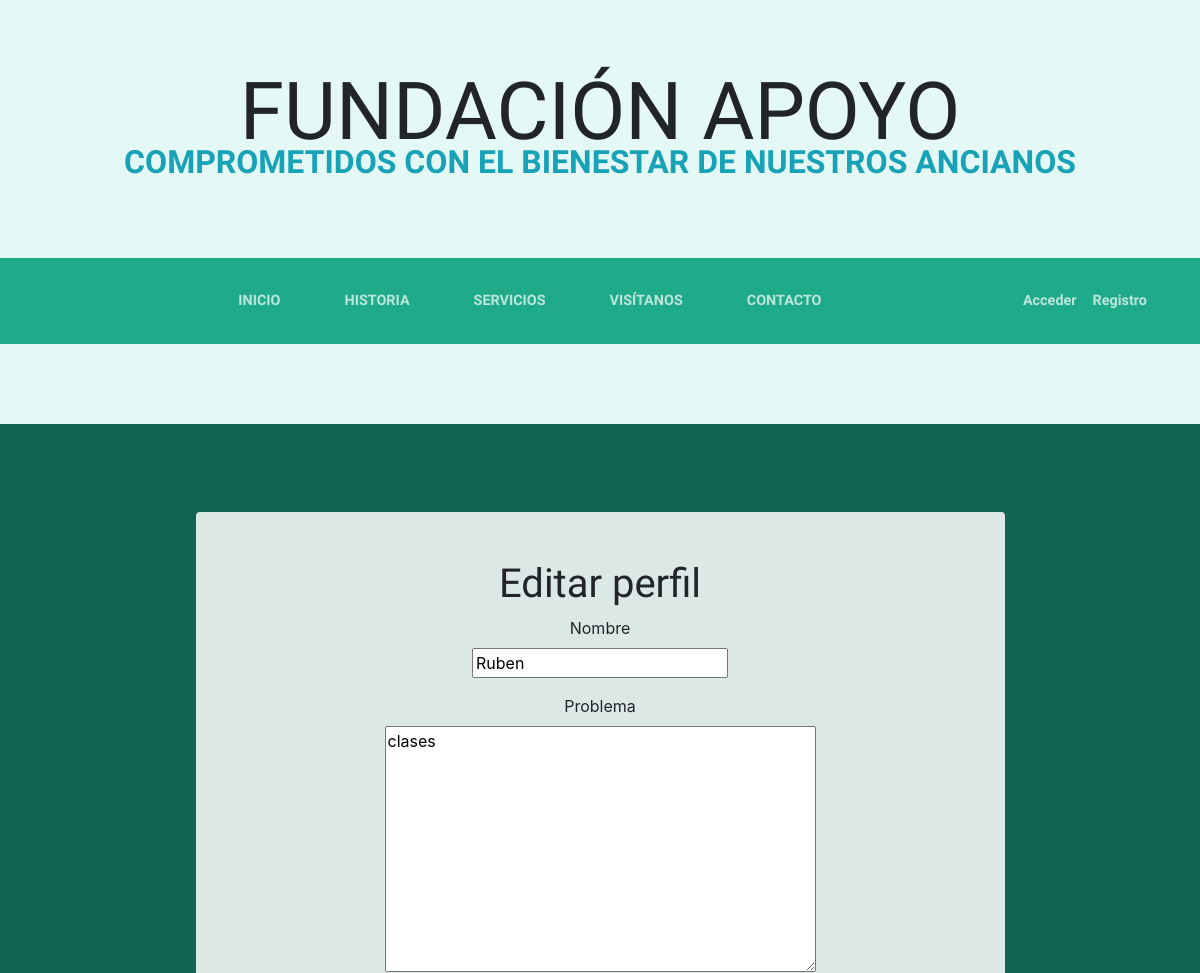
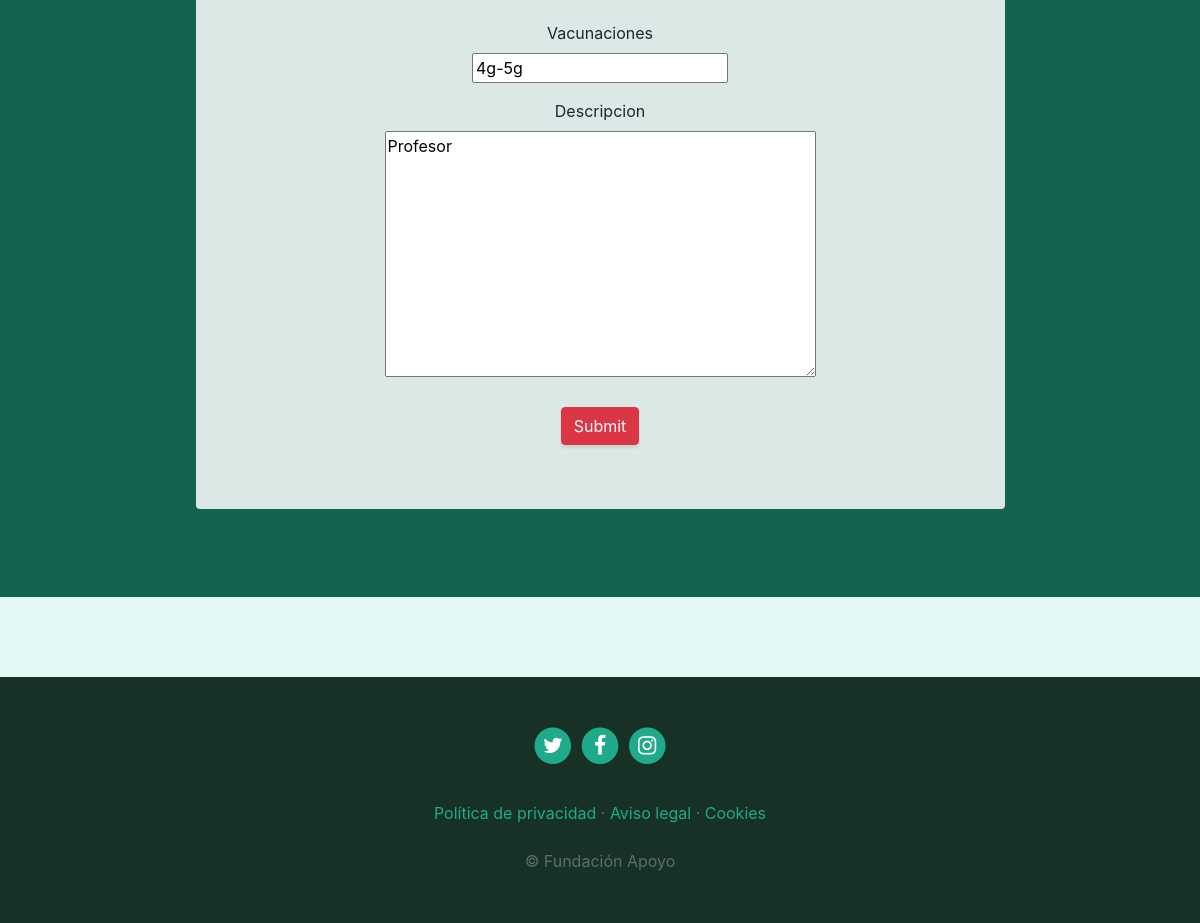
Page /editar/5/ on the committed database (2 pictures, top to bottom).
### core/models.py (models this page shows, shortened)
class Personas(models.Model):
    nombre = models.CharField(max_length=40,verbose_name='Nombre Completo')
    fecha = models.DateTimeField(default=now,verbose_name='Fecha')
    problema = models.TextField(verbose_name='Problema o Sugerencias')
    vacunaciones = models.CharField(max_length=50, verbose_name='Vacunas')
    descripcion = models.TextField(verbose_name='Descripción')
    class Meta:
        verbose_name = 'Persona'
        verbose_name_plural = 'Personas'

### core/views.py (the view)
# urls.py: path('editar/<int:persona_id>/', views.editar, name="editar"),
def editar(request, persona_id):
    persona = Personas.objects.get(id=persona_id)
    if request.method == "POST":
        form = PersonaForm(request.POST, instance=persona)
        if form.is_valid:
            form.save()
            return redirect('blog')
    else:
        form = PersonaForm(instance=persona)
    return render(request, 'core/editar.html',{'form':form})

### core/forms.py
class PersonaForm(forms.ModelForm):
    class Meta:
        model = Personas
        fields = ['nombre', 'problema', 'vacunaciones', 'descripcion']
        widget = {
            'nombre': forms.TextInput(attrs={'class':'form-control'}),
            'problema': forms.Textarea(attrs={'class':'form-control'}),
            'vacunaciones': forms.TextInput(attrs={'class':'form-control'}),
            'descripcion': forms.Textarea(attrs={'class':'form-control'}),
        }

### core/templates/core/editar.html (shortened to what this page needs)
{% extends 'core/base.html' %}
{% load static %}
{% block content %}
<section class="page-section cta">
        <div class="container">
            <div class="row">
                <div class="col-xl-9 mx-auto">
                    <div class="cta-innerv text-center rounded">
                    <form method="POST" id="formulario">
                            <h1>Editar perfil</h1>
                            <div class="form-group">
                                <label for="nombre">Nombre</label>
                                <div>{{form.nombre}}</div>
                            </div>
                            <div class="form-group">
                                <label for="problema">Problema</label>
                                <div>{{form.problema}}</div>
                            </div>
                            <div class="form-group">
                                <label for="vacunaciones">Vacunaciones</label>
                                <div>{{form.vacunaciones}}</div>
                            </div>
                            <div class="form-group">
                                <label for="descripcion">Descripcion</label><br>
                                <div>{{form.descripcion}}</div>
                            </div>
                            <div class="col-md-12 mt-4 mb-3">
                                <input type="submit" class="btn btn-danger" values="Enviar">
                            </div>
                        </form>
                    </div>
                </div>
            </div>
        </div>
</section>
{% endblock content %}

### core/static/core/css/business-casual.css (style rules this page uses)
body { background-color: #e4f9f5; }
h1, h2, h3, h4, h5, h6 { font-family: 'Raleway'; }
.page-section { margin-top: 5rem; margin-bottom: 5rem; }
.cta { padding-top: 5rem; padding-bottom: 5rem; background-color: #12634f; }
.cta .cta-innerv { position: relative; padding: 3rem; margin: 0.5rem; background-color: rgba(255, 255, 255, 0.85); }
.btn { box-shadow: 0px 3px 3px 0px rgba(33, 37, 41, 0.1); }

### rows in the picture
Personas: nombre "Ruben", problema "clases", vacunaciones "4g-5g", descripcion "Profesor"
